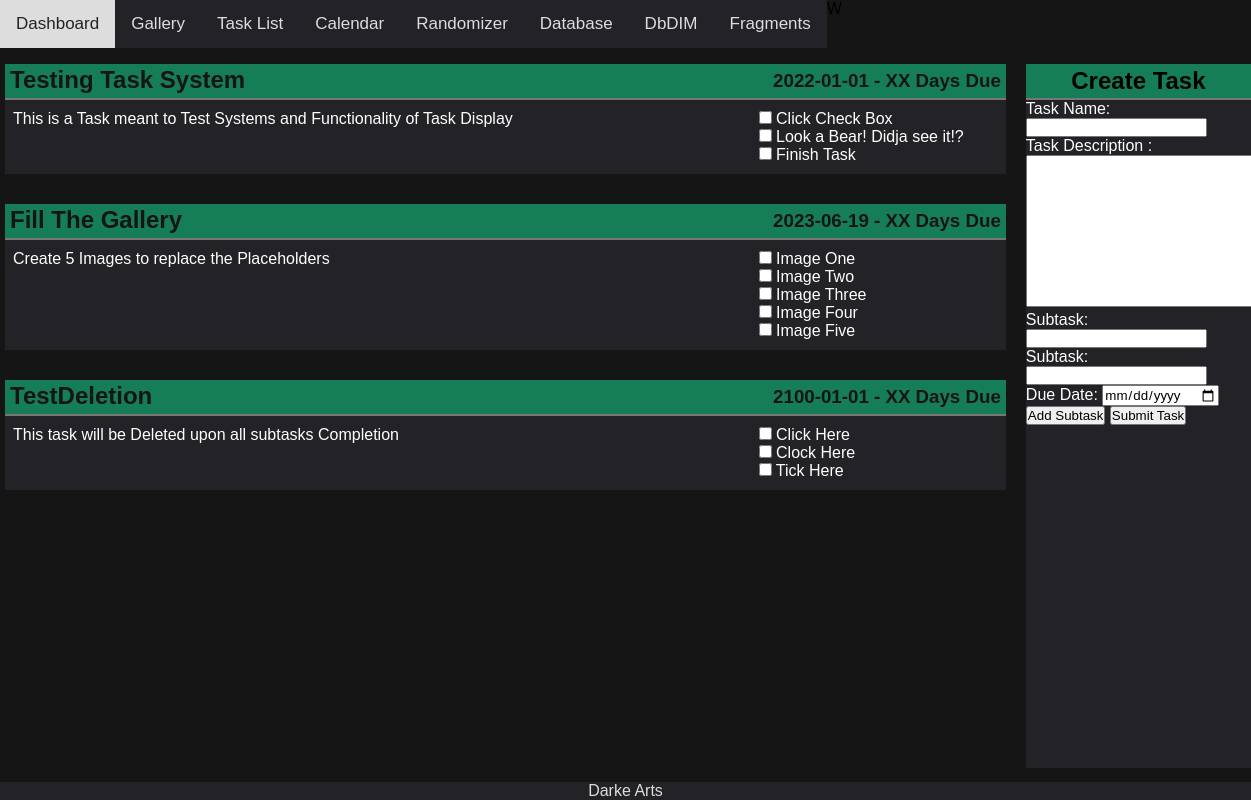
Screenshot of /TaskList.php with the database file from the repository.
### tables this page shows
CREATE TABLE `maintask` (
  `taskID` int(11) NOT NULL,
  `taskName` varchar(50) NOT NULL,
  `taskDesc` text NOT NULL,
  `taskDue` date NOT NULL
);

CREATE TABLE `subtask` (
  `subID` int(11) NOT NULL,
  `subTask` text NOT NULL,
  `subParent` int(11) NOT NULL
);

### TaskList.php (the view, shortened to what this page needs)
<?php
    $connect = mysqli_connect('localhost', 'Drake', 'Password1234', 'taskstorage');
    $mainResult = mysqli_query($connect, 'SELECT * FROM maintask ORDER BY taskDue');
    $subResult = mysqli_query($connect, 'SELECT * FROM subtask');
    $mainTasks = mysqli_fetch_all($mainResult, MYSQLI_ASSOC);
    $subTasks = mysqli_fetch_all($subResult, MYSQLI_ASSOC);
?>
<!DOCTYPE HTML>
<html>
    <head>
        <link rel="stylesheet" href="/Templates/CSS/TaskListDesign.css">
    </head>
    <body>
        <?php include '/Coding/Projects/Dashboard/Templates/Header.php' ?>
        <div class="Task">
            <?php foreach($mainTasks as $main){ ?>
                <div class = "Tasks">
                    <div class="Head">
                        <h2><?php echo htmlspecialchars($main['taskName']) ?></h2>
                        <h3><?php echo htmlspecialchars($main['taskDue']) ?> - XX Days Due</h3>
                    </div>
                    <p><?php echo htmlspecialchars($main['taskDesc']) ?></p>
                    <div class="Sub">
                        <?php foreach($subTasks as $sub){ ?>
                            <?php if($sub['subParent'] == $main['taskID']) { ?>
                                <input onclick="checkClick(<?php echo htmlspecialchars($sub['subID']) ?>)" id="<?php echo htmlspecialchars($sub['subID']) ?>" type="checkbox" name='<?php echo htmlspecialchars($sub['subID']) ?>' value='<?php echo htmlspecialchars($sub['subTask']) ?>'>
                                <label id="label<?php echo htmlspecialchars($sub['subID']) ?>" for='<?php echo htmlspecialchars($sub['subID']) ?>'><?php echo htmlspecialchars($sub['subTask']) ?></label></br>
                        <?php }} ?>
                    </div>
                </div>
            <?php } ?>
        </div>
        <div class="TaskGen">
            <form action="./insert.php" method="POST">
                <h2>Create Task</h2>
                <label for="taskTitle">Task Name: </label>
                <input name="taskTitle" type="text" value="">
                <br>
                <label for="taskDesc">Task Description :</label>
                <textarea name="taskDesc" cols="30" rows="10"></textarea>
                <br>
                <div id="subTask">
                    <label for="taskTitle1">Subtask: </label>
                    <input name="taskTitle1" type="text" value="">
                    <br>
                    <label for="taskTitle2">Subtask: </label>
                    <input name="taskTitle2" type="text" value="">
                    <br>
                </div>
                <label for="taskDate">Due Date: </label>
                <input name="taskDate" type="date">
                <br/>
                <input type="button" onclick="addSubtask()" value="Add Subtask">
                <input type="submit" name="submit" value="Submit Task">
            </form>
        </div>
        <?php include '/Coding/Projects/Dashboard/Templates/Footer.php' ?>
    </body>
</html>

### Templates/CSS/TaskListDesign.css (style rules this page uses)
* { box-sizing: border-box; padding: 0; margin: 0; font-family: Arial; }
html { height: 100vh; padding-bottom: 10px; background-color: #151515; }
.Task { width: 80vw; height:92vh; display: inline-block; margin: 0px; }
.Tasks { display: inline-block; background-color: #222227; width: 100%; margin: 15px 5px; }
.Tasks h2 { float: left; }
.Tasks h3 { float: right; padding: 4px 0px; }
.Tasks p { color: white; width: 60%; float: left; padding: 10px 8px; }
.Head { background-color: #167e56; color: #151515; overflow: auto; padding: 2px 5px; border-bottom: 2px solid #777; }
.Sub { float: right; width: 25%; color: white; padding: 10px 3px; }
.TaskGen { background-color: #222227; float: right; width: 18vw; height: 88vh; margin: 15px 0px; display: block; }
.TaskGen h2 { background-color: #167e56; text-align: center; padding: 3px 5px; border-bottom: 2px solid #777; }
.TaskGen label { color: white; }

### rows the page displays
maintask: taskName "Testing Task System", taskDue "2022-01-01", taskDesc "This is a Task meant to Test Systems and Functionality of Task Display"
subtask: subTask "Click Check Box"
subtask: subTask "Look a Bear! Didja see it!?"
subtask: subTask "Finish Task"
maintask: taskName "Fill The Gallery", taskDue "2023-06-19", taskDesc "Create 5 Images to replace the Placeholders"
subtask: subTask "Image One"
subtask: subTask "Image Two"
subtask: subTask "Image Three"
subtask: subTask "Image Four"
subtask: subTask "Image Five"
maintask: taskName "TestDeletion", taskDue "2100-01-01", taskDesc "This task will be Deleted upon all subtasks Completion"
subtask: subTask "Click Here"
subtask: subTask "Clock Here"
subtask: subTask "Tick Here"
